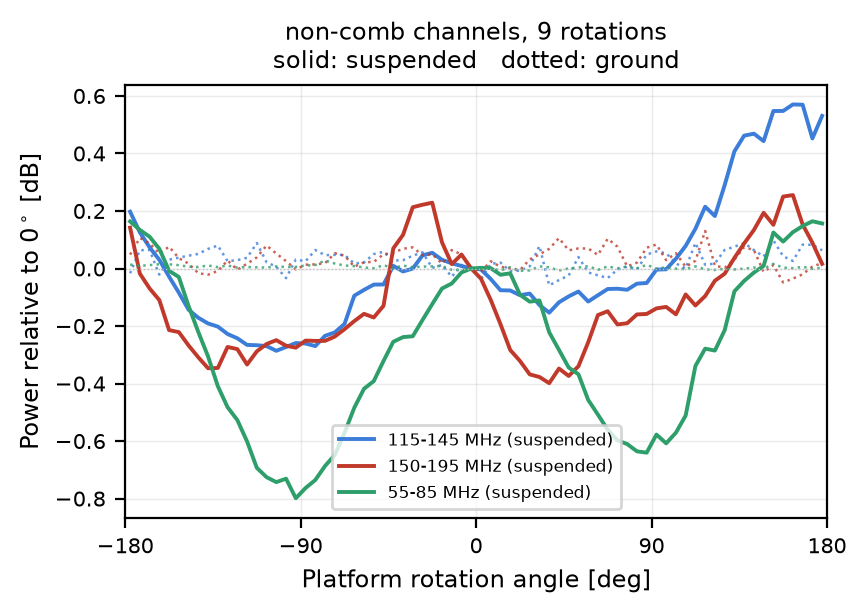

The Python source for this figure:
"""Make the non-comb detection solid: average several rotations to beat the noise,
and run the identical reduction on the stationary ground receiver as a null test."""
import numpy as np, matplotlib; matplotlib.use("Agg")
import matplotlib.pyplot as plt
from importlib.machinery import SourceFileLoader
C=SourceFileLoader("C","00_common.py").load_module()
z=C.load(); tm,el,az,fr,ch=z["tm"],z["el"],z["az"],z["fr"],z["ch"]; d4=z["d"]
d0=np.load("key0_raster.npz")["d0"].astype(np.float64); d0[d0<=0]=np.nan
SEGS=np.load("segs.npz")["segs"]
E=np.arange(-180,181,5.0); Ec=.5*(E[:-1]+E[1:]); ie=np.digitize(el,E)-1
_,_,contam=C.comb_masks(ch)
FM=(fr>86)&(fr<110)

def foldm(y,rots):
    m=np.zeros(len(el),bool)
    for i in rots: m[SEGS[i][0]:SEGS[i][1]]=True
    p=np.array([np.nanmedian(y[m&(ie==j)&np.isfinite(y)]) if (m&(ie==j)&np.isfinite(y)).sum()>2 else np.nan
                for j in range(len(Ec))])
    j0=np.argmin(np.abs(Ec)); return p-np.nanmedian(p[j0-1:j0+2])

BANDS={"115-145 MHz":(115,145),"150-195 MHz":(150,195),"55-85 MHz":(55,85)}
GROUPS={"1 rotation (az -90)":[18],"5 rotations (az -100..-80)":range(16,21),
        "9 rotations (az -110..-70)":range(14,23)}
print(f"{'band':>12} {'rotations':>28} {'suspended':>11} {'ground':>9} {'ratio':>7}")
for lbl,(lo,hi) in BANDS.items():
    msk=(fr>=lo)&(fr<=hi)&(~contam)&(~FM)
    y4=C.db(np.nanmedian(d4[:,msk],axis=1)); y0=C.db(np.nanmedian(d0[:,msk],axis=1))
    for gl,rots in GROUPS.items():
        p4,p0=foldm(y4,rots),foldm(y0,rots)
        d4d=np.nanmax(p4)-np.nanmin(p4); d0d=np.nanmax(p0)-np.nanmin(p0)
        print(f"{lbl:>12} {gl:>28} {d4d:10.2f}dB {d0d:8.2f}dB {d4d/d0d:7.1f}")
    print()

rots=range(14,23)
fig,ax=plt.subplots(figsize=(4.4,3.2))
for (lbl,(lo,hi)),c in zip(BANDS.items(),["#3b7dd8","#c0392b","#2e9e6b"]):
    msk=(fr>=lo)&(fr<=hi)&(~contam)&(~FM)
    ax.plot(Ec,foldm(C.db(np.nanmedian(d4[:,msk],axis=1)),rots),c=c,lw=1.4,label=f"{lbl} (suspended)")
    ax.plot(Ec,foldm(C.db(np.nanmedian(d0[:,msk],axis=1)),rots),c=c,lw=.9,ls=":",alpha=.8)
ax.set_xlim(-180,180); ax.set_xticks([-180,-90,0,90,180]); ax.grid(alpha=.25,lw=.5)
ax.axhline(0,c="0.75",lw=.5,ls=":")
ax.set_xlabel("Platform rotation angle [deg]",fontsize=8.5)
ax.set_ylabel("Power relative to $0^\\circ$ [dB]",fontsize=8.5)
ax.set_title("non-comb channels, 9 rotations\nsolid: suspended   dotted: ground",fontsize=8.5)
ax.legend(fontsize=6.3,loc="lower center"); ax.tick_params(labelsize=7.5)
fig.tight_layout(); fig.savefig("43_noncomb_solid.png",dpi=200,bbox_inches="tight")
print("saved 43_noncomb_solid.png")
